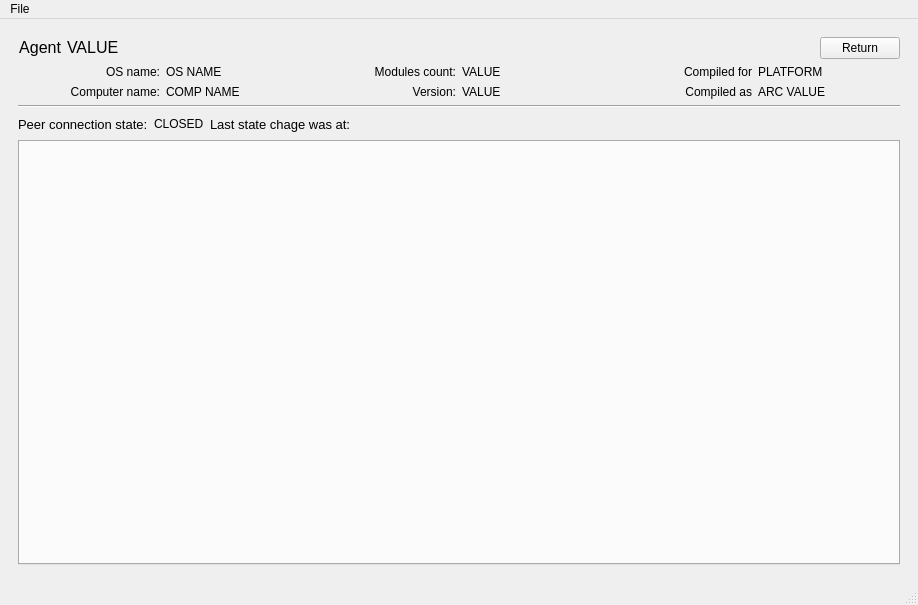
<?xml version="1.0" encoding="UTF-8"?>
<ui version="4.0">
 <class>MainWindow</class>
 <widget class="QMainWindow" name="MainWindow">
  <property name="enabled">
   <bool>true</bool>
  </property>
  <property name="geometry">
   <rect>
    <x>0</x>
    <y>0</y>
    <width>918</width>
    <height>605</height>
   </rect>
  </property>
  <property name="windowTitle">
   <string>MainWindow</string>
  </property>
  <widget class="QWidget" name="centralwidget">
   <property name="enabled">
    <bool>true</bool>
   </property>
   <layout class="QGridLayout" name="gridLayout_4">
    <item row="0" column="0">
     <widget class="QStackedWidget" name="stackedWidget">
      <property name="currentIndex">
       <number>1</number>
      </property>
      <widget class="QWidget" name="mainTabs">
       <layout class="QGridLayout" name="gridLayout_2">
        <item row="0" column="0">
         <widget class="QTabWidget" name="tabWidget">
          <property name="enabled">
           <bool>true</bool>
          </property>
          <property name="tabPosition">
           <enum>QTabWidget::North</enum>
          </property>
          <property name="currentIndex">
           <number>0</number>
          </property>
          <property name="tabBarAutoHide">
           <bool>false</bool>
          </property>
          <widget class="QWidget" name="coreCtrlTab">
           <attribute name="title">
            <string>Core control</string>
           </attribute>
           <layout class="QGridLayout" name="gridLayout">
            <item row="0" column="0">
             <widget class="QLabel" name="labelC2Server">
              <property name="sizePolicy">
               <sizepolicy hsizetype="Fixed" vsizetype="Preferred">
                <horstretch>0</horstretch>
                <verstretch>0</verstretch>
               </sizepolicy>
              </property>
              <property name="text">
               <string>C2-server address:</string>
              </property>
             </widget>
            </item>
            <item row="0" column="1">
             <widget class="QLineEdit" name="c2serverInput">
              <property name="sizePolicy">
               <sizepolicy hsizetype="MinimumExpanding" vsizetype="Fixed">
                <horstretch>0</horstretch>
                <verstretch>0</verstretch>
               </sizepolicy>
              </property>
              <property name="minimumSize">
               <size>
                <width>110</width>
                <height>25</height>
               </size>
              </property>
              <property name="maximumSize">
               <size>
                <width>140</width>
                <height>25</height>
               </size>
              </property>
              <property name="text">
               <string>localhost:8080</string>
              </property>
             </widget>
            </item>
            <item row="0" column="2">
             <widget class="QPushButton" name="btnConnect">
              <property name="sizePolicy">
               <sizepolicy hsizetype="Fixed" vsizetype="Fixed">
                <horstretch>0</horstretch>
                <verstretch>0</verstretch>
               </sizepolicy>
              </property>
              <property name="text">
               <string>Connect</string>
              </property>
             </widget>
            </item>
            <item row="0" column="3">
             <widget class="QLabel" name="labelLastStateChange">
              <property name="text">
               <string>Last change was at:</string>
              </property>
             </widget>
            </item>
            <item row="0" column="4">
             <widget class="QLabel" name="labelLastStateChangeValue">
              <property name="text">
               <string/>
              </property>
             </widget>
            </item>
            <item row="0" column="5">
             <spacer name="horizontalSpacer">
              <property name="orientation">
               <enum>Qt::Horizontal</enum>
              </property>
              <property name="sizeHint" stdset="0">
               <size>
                <width>700</width>
                <height>20</height>
               </size>
              </property>
             </spacer>
            </item>
            <item row="0" column="6">
             <widget class="QLabel" name="labelConnectionStateValue">
              <property name="text">
               <string>Not connected</string>
              </property>
             </widget>
            </item>
            <item row="1" column="0" colspan="7">
             <widget class="Line" name="line">
              <property name="orientation">
               <enum>Qt::Horizontal</enum>
              </property>
             </widget>
            </item>
            <item row="2" column="0" rowspan="2">
             <widget class="QLabel" name="labelTasksRunning">
              <property name="text">
               <string>Tasks running:</string>
              </property>
             </widget>
            </item>
            <item row="2" column="1" rowspan="2">
             <widget class="QLabel" name="labelTasksRunningValue">
              <property name="text">
               <string>0</string>
              </property>
             </widget>
            </item>
            <item row="3" column="2">
             <widget class="QPushButton" name="btnTasksRunning">
              <property name="sizePolicy">
               <sizepolicy hsizetype="Fixed" vsizetype="Fixed">
                <horstretch>0</horstretch>
                <verstretch>0</verstretch>
               </sizepolicy>
              </property>
              <property name="text">
               <string>Details</string>
              </property>
             </widget>
            </item>
            <item row="3" column="3" colspan="4">
             <spacer name="horizontalSpacer_4">
              <property name="orientation">
               <enum>Qt::Horizontal</enum>
              </property>
              <property name="sizeHint" stdset="0">
               <size>
                <width>789</width>
                <height>20</height>
               </size>
              </property>
             </spacer>
            </item>
            <item row="4" column="0">
             <widget class="QLabel" name="labelInstalledModules">
              <property name="text">
               <string>Installed modules:</string>
              </property>
             </widget>
            </item>
            <item row="4" column="1">
             <widget class="QLabel" name="labelInstalledModulesValue">
              <property name="text">
               <string>1</string>
              </property>
             </widget>
            </item>
            <item row="4" column="2">
             <widget class="QPushButton" name="btnInstalledModules">
              <property name="sizePolicy">
               <sizepolicy hsizetype="Fixed" vsizetype="Fixed">
                <horstretch>0</horstretch>
                <verstretch>0</verstretch>
               </sizepolicy>
              </property>
              <property name="text">
               <string>Details</string>
              </property>
             </widget>
            </item>
            <item row="4" column="3" colspan="4">
             <spacer name="horizontalSpacer_5">
              <property name="orientation">
               <enum>Qt::Horizontal</enum>
              </property>
              <property name="sizeHint" stdset="0">
               <size>
                <width>789</width>
                <height>20</height>
               </size>
              </property>
             </spacer>
            </item>
            <item row="5" column="0">
             <widget class="QLabel" name="labelCoreCtrlVersion">
              <property name="text">
               <string>Core-ctrl version:</string>
              </property>
             </widget>
            </item>
            <item row="5" column="1">
             <widget class="QLabel" name="labelCoreCtrlVersionValue">
              <property name="text">
               <string/>
              </property>
             </widget>
            </item>
            <item row="5" column="2" colspan="5">
             <spacer name="horizontalSpacer_2">
              <property name="orientation">
               <enum>Qt::Horizontal</enum>
              </property>
              <property name="sizeHint" stdset="0">
               <size>
                <width>878</width>
                <height>20</height>
               </size>
              </property>
             </spacer>
            </item>
            <item row="6" column="0" colspan="7">
             <widget class="Line" name="line_2">
              <property name="orientation">
               <enum>Qt::Horizontal</enum>
              </property>
             </widget>
            </item>
            <item row="7" column="0">
             <widget class="QLabel" name="labelDebugLogs">
              <property name="text">
               <string>Debug logs</string>
              </property>
             </widget>
            </item>
            <item row="7" column="1" colspan="6">
             <spacer name="horizontalSpacer_3">
              <property name="orientation">
               <enum>Qt::Horizontal</enum>
              </property>
              <property name="sizeHint" stdset="0">
               <size>
                <width>994</width>
                <height>20</height>
               </size>
              </property>
             </spacer>
            </item>
            <item row="8" column="0" colspan="7">
             <widget class="QScrollArea" name="scrollArea">
              <property name="minimumSize">
               <size>
                <width>500</width>
                <height>100</height>
               </size>
              </property>
              <property name="widgetResizable">
               <bool>true</bool>
              </property>
              <widget class="QWidget" name="scrollAreaWidgetContents">
               <property name="geometry">
                <rect>
                 <x>0</x>
                 <y>0</y>
                 <width>498</width>
                 <height>98</height>
                </rect>
               </property>
              </widget>
             </widget>
            </item>
           </layout>
          </widget>
          <widget class="QWidget" name="agentsTab">
           <attribute name="title">
            <string>Agents</string>
           </attribute>
           <layout class="QGridLayout" name="gridLayout_3">
            <item row="0" column="0" colspan="3">
             <spacer name="horizontalSpacer_6">
              <property name="orientation">
               <enum>Qt::Horizontal</enum>
              </property>
              <property name="sizeHint" stdset="0">
               <size>
                <width>390</width>
                <height>20</height>
               </size>
              </property>
             </spacer>
            </item>
            <item row="0" column="3">
             <widget class="QPushButton" name="btnFilter">
              <property name="enabled">
               <bool>false</bool>
              </property>
              <property name="text">
               <string>Filter</string>
              </property>
             </widget>
            </item>
            <item row="0" column="4" colspan="3">
             <spacer name="horizontalSpacer_7">
              <property name="orientation">
               <enum>Qt::Horizontal</enum>
              </property>
              <property name="sizeHint" stdset="0">
               <size>
                <width>390</width>
                <height>20</height>
               </size>
              </property>
             </spacer>
            </item>
            <item row="1" column="0" colspan="7">
             <widget class="Line" name="line_3">
              <property name="orientation">
               <enum>Qt::Horizontal</enum>
              </property>
             </widget>
            </item>
            <item row="2" column="0">
             <widget class="QLabel" name="labelAgentsNumber">
              <property name="text">
               <string>Total number of agents:</string>
              </property>
              <property name="alignment">
               <set>Qt::AlignRight|Qt::AlignTrailing|Qt::AlignVCenter</set>
              </property>
             </widget>
            </item>
            <item row="2" column="1">
             <widget class="QLabel" name="labelAgentsNumberValue">
              <property name="text">
               <string>0</string>
              </property>
             </widget>
            </item>
            <item row="2" column="2" colspan="3">
             <spacer name="horizontalSpacer_8">
              <property name="orientation">
               <enum>Qt::Horizontal</enum>
              </property>
              <property name="sizeHint" stdset="0">
               <size>
                <width>342</width>
                <height>20</height>
               </size>
              </property>
             </spacer>
            </item>
            <item row="2" column="5">
             <widget class="QLabel" name="labelLastAction">
              <property name="text">
               <string>Last action:</string>
              </property>
              <property name="alignment">
               <set>Qt::AlignRight|Qt::AlignTrailing|Qt::AlignVCenter</set>
              </property>
             </widget>
            </item>
            <item row="2" column="6">
             <widget class="QLabel" name="labelLastActionValue">
              <property name="text">
               <string>no action</string>
              </property>
             </widget>
            </item>
            <item row="3" column="0" colspan="7">
             <widget class="QListWidget" name="agentsListWidget"/>
            </item>
           </layout>
          </widget>
          <widget class="QWidget" name="broadcastTab">
           <attribute name="title">
            <string>Broadcasting</string>
           </attribute>
          </widget>
         </widget>
        </item>
       </layout>
      </widget>
      <widget class="QWidget" name="agentWindow">
       <layout class="QGridLayout" name="gridLayout_6">
        <item row="0" column="0" colspan="5">
         <layout class="QHBoxLayout" name="horizontalLayout_2">
          <item>
           <widget class="QLabel" name="labelAgentId">
            <property name="font">
             <font>
              <pointsize>12</pointsize>
             </font>
            </property>
            <property name="text">
             <string>Agent</string>
            </property>
            <property name="textFormat">
             <enum>Qt::RichText</enum>
            </property>
            <property name="alignment">
             <set>Qt::AlignRight|Qt::AlignTrailing|Qt::AlignVCenter</set>
            </property>
           </widget>
          </item>
          <item>
           <widget class="QLabel" name="labelAgentIdValue">
            <property name="font">
             <font>
              <pointsize>12</pointsize>
             </font>
            </property>
            <property name="text">
             <string>VALUE</string>
            </property>
            <property name="textFormat">
             <enum>Qt::RichText</enum>
            </property>
           </widget>
          </item>
          <item>
           <spacer name="horizontalSpacer_10">
            <property name="orientation">
             <enum>Qt::Horizontal</enum>
            </property>
            <property name="sizeHint" stdset="0">
             <size>
              <width>40</width>
              <height>20</height>
             </size>
            </property>
           </spacer>
          </item>
          <item>
           <widget class="QPushButton" name="btnReturn">
            <property name="text">
             <string>Return</string>
            </property>
           </widget>
          </item>
         </layout>
        </item>
        <item row="1" column="0" colspan="5">
         <layout class="QGridLayout" name="gridLayout_5">
          <item row="0" column="0">
           <widget class="QLabel" name="labelOS">
            <property name="text">
             <string>OS name:</string>
            </property>
            <property name="alignment">
             <set>Qt::AlignRight|Qt::AlignTrailing|Qt::AlignVCenter</set>
            </property>
           </widget>
          </item>
          <item row="0" column="1">
           <widget class="QLabel" name="labelOSValue">
            <property name="text">
             <string>OS NAME</string>
            </property>
           </widget>
          </item>
          <item row="0" column="2">
           <widget class="QLabel" name="labelModulesCount">
            <property name="text">
             <string>Modules count:</string>
            </property>
            <property name="alignment">
             <set>Qt::AlignRight|Qt::AlignTrailing|Qt::AlignVCenter</set>
            </property>
           </widget>
          </item>
          <item row="0" column="3">
           <widget class="QLabel" name="labelModulesCountValue">
            <property name="text">
             <string>VALUE</string>
            </property>
           </widget>
          </item>
          <item row="0" column="4">
           <widget class="QLabel" name="labelC4PlatformName">
            <property name="text">
             <string>Compiled for</string>
            </property>
            <property name="alignment">
             <set>Qt::AlignRight|Qt::AlignTrailing|Qt::AlignVCenter</set>
            </property>
           </widget>
          </item>
          <item row="0" column="5">
           <widget class="QLabel" name="labelC4PlatformValue">
            <property name="text">
             <string>PLATFORM</string>
            </property>
           </widget>
          </item>
          <item row="1" column="0">
           <widget class="QLabel" name="labelComputerName">
            <property name="text">
             <string>Computer name:</string>
            </property>
            <property name="alignment">
             <set>Qt::AlignRight|Qt::AlignTrailing|Qt::AlignVCenter</set>
            </property>
           </widget>
          </item>
          <item row="1" column="1">
           <widget class="QLabel" name="labelComputerNameValue">
            <property name="text">
             <string>COMP NAME</string>
            </property>
           </widget>
          </item>
          <item row="1" column="2">
           <widget class="QLabel" name="labelVersionName">
            <property name="text">
             <string>Version:</string>
            </property>
            <property name="alignment">
             <set>Qt::AlignRight|Qt::AlignTrailing|Qt::AlignVCenter</set>
            </property>
           </widget>
          </item>
          <item row="1" column="3">
           <widget class="QLabel" name="labelVersionValue">
            <property name="text">
             <string>VALUE</string>
            </property>
           </widget>
          </item>
          <item row="1" column="4">
           <widget class="QLabel" name="labelC4ArcName">
            <property name="text">
             <string>Compiled as</string>
            </property>
            <property name="alignment">
             <set>Qt::AlignRight|Qt::AlignTrailing|Qt::AlignVCenter</set>
            </property>
           </widget>
          </item>
          <item row="1" column="5">
           <widget class="QLabel" name="labelC4ArcValue">
            <property name="text">
             <string>ARC VALUE</string>
            </property>
           </widget>
          </item>
         </layout>
        </item>
        <item row="2" column="0" colspan="5">
         <widget class="Line" name="line_4">
          <property name="orientation">
           <enum>Qt::Horizontal</enum>
          </property>
         </widget>
        </item>
        <item row="3" column="0">
         <widget class="QLabel" name="lavelPeerState">
          <property name="font">
           <font>
            <pointsize>10</pointsize>
           </font>
          </property>
          <property name="text">
           <string>Peer connection state:</string>
          </property>
         </widget>
        </item>
        <item row="3" column="1">
         <widget class="QLabel" name="labelPeerStateValue">
          <property name="text">
           <string>CLOSED</string>
          </property>
         </widget>
        </item>
        <item row="3" column="2">
         <widget class="QLabel" name="lavelPeerChangeTime">
          <property name="font">
           <font>
            <pointsize>10</pointsize>
           </font>
          </property>
          <property name="text">
           <string>Last state chage was at:</string>
          </property>
         </widget>
        </item>
        <item row="3" column="3">
         <widget class="QLabel" name="labelPeerChangeTimeValue">
          <property name="text">
           <string/>
          </property>
         </widget>
        </item>
        <item row="3" column="4">
         <spacer name="horizontalSpacer_9">
          <property name="orientation">
           <enum>Qt::Horizontal</enum>
          </property>
          <property name="sizeHint" stdset="0">
           <size>
            <width>529</width>
            <height>20</height>
           </size>
          </property>
         </spacer>
        </item>
        <item row="4" column="0" colspan="5">
         <widget class="QTabWidget" name="agentModulesTabs">
          <property name="currentIndex">
           <number>-1</number>
          </property>
         </widget>
        </item>
       </layout>
      </widget>
     </widget>
    </item>
   </layout>
  </widget>
  <widget class="QMenuBar" name="menubar">
   <property name="geometry">
    <rect>
     <x>0</x>
     <y>0</y>
     <width>918</width>
     <height>22</height>
    </rect>
   </property>
   <widget class="QMenu" name="menuFile">
    <property name="title">
     <string>File</string>
    </property>
    <addaction name="actionAbout"/>
   </widget>
   <addaction name="menuFile"/>
  </widget>
  <widget class="QStatusBar" name="statusbar"/>
  <action name="actionAbout">
   <property name="text">
    <string>About</string>
   </property>
  </action>
 </widget>
 <resources/>
 <connections/>
</ui>
